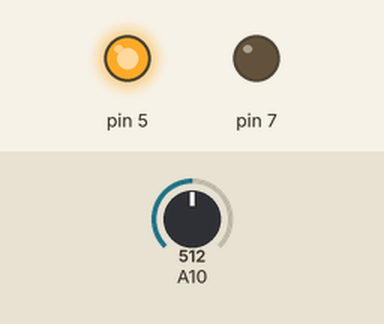
The sketch below on a simulated Arduino Mega 2560, built with avr-gcc and run on an emulated ATmega2560. On the bench: output pins drawn as LEDs (lit = HIGH). The inputs (shaded band) are chosen by the test bench; at power-on: A10 = 512. What the sketch prints to the serial monitor is not drawn.

Above: at 0.1 s.
Timing chart, 0 to 1.6 s (numbered marks = the images above):
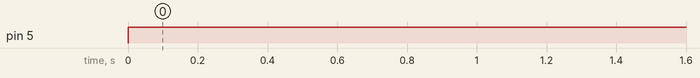

Measured:
- by itself, pin 5: LOW → HIGH at 0.00 s

The sketch:

Potentiometer_test.ino
```cpp
float PanelVoltageRaw = 0;
float PanelVoltage500 = 0;
float PanelVoltage = 0;

void setup() {
  // put your setup code here, to run once:
pinMode(5, OUTPUT);
pinMode(26, INPUT);
pinMode(7, OUTPUT);

Serial.begin(9600);
}

void loop() {
  // put your main code here, to run repeatedly:
  digitalWrite(5, HIGH);
  digitalWrite(7, LOW);

  PanelVoltageRaw = analogRead(26);
  PanelVoltage500 = map(PanelVoltageRaw, 0, 1023, 0, 1000);
  PanelVoltage = PanelVoltage500 / 200;
  Serial.print(PanelVoltage);
  Serial.print("   ");
  Serial.print(PanelVoltage500);
  Serial.print("   ");
  delay(1000);
}
```
